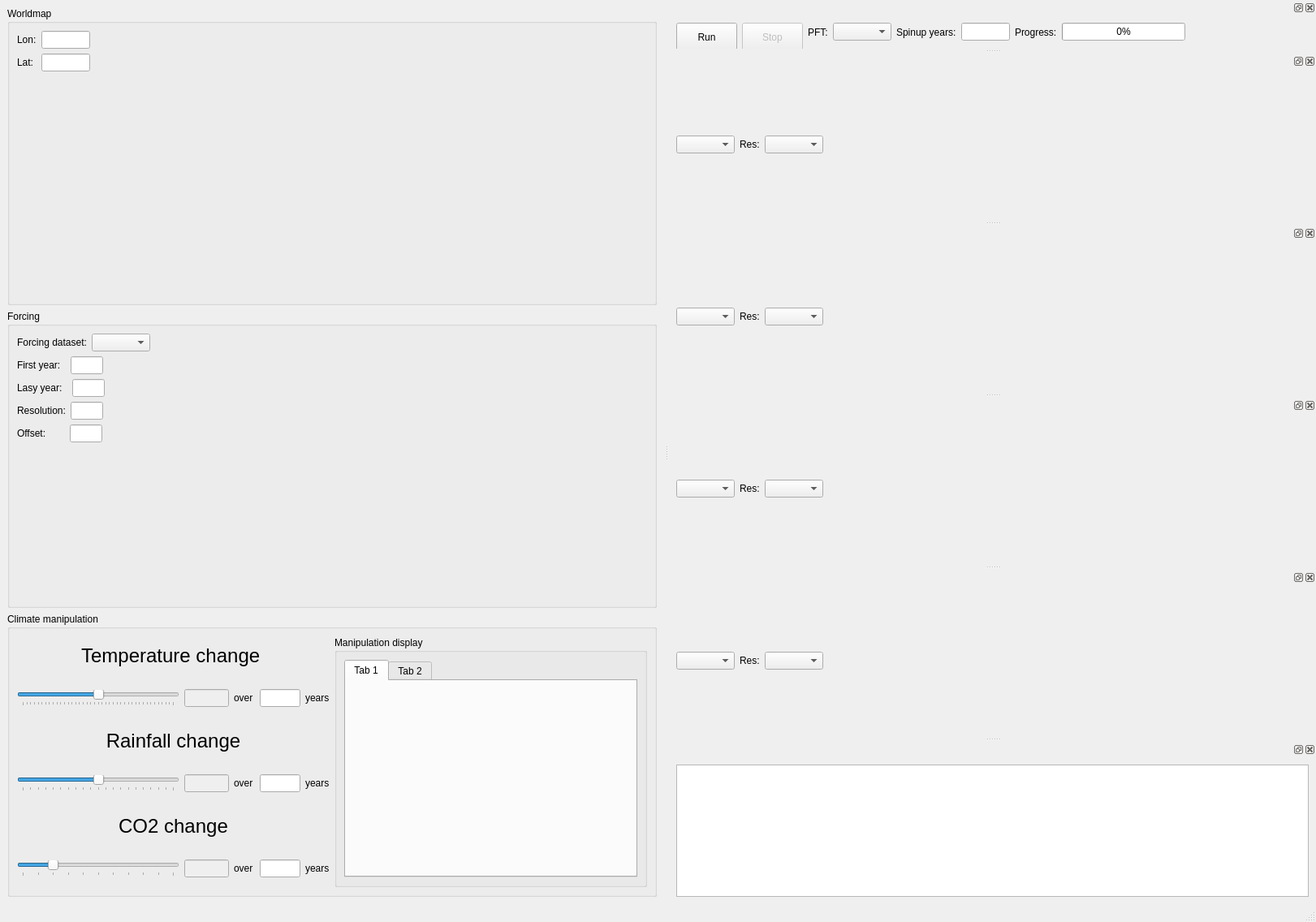
<?xml version="1.0" encoding="UTF-8"?>
<ui version="4.0">
 <class>MainWindow</class>
 <widget class="QMainWindow" name="MainWindow">
  <property name="geometry">
   <rect>
    <x>0</x>
    <y>0</y>
    <width>1621</width>
    <height>1136</height>
   </rect>
  </property>
  <property name="windowTitle">
   <string>MainWindow</string>
  </property>
  <property name="dockOptions">
   <set>QMainWindow::AnimatedDocks</set>
  </property>
  <widget class="QWidget" name="centralwidget">
   <property name="enabled">
    <bool>true</bool>
   </property>
   <property name="sizePolicy">
    <sizepolicy hsizetype="Maximum" vsizetype="Maximum">
     <horstretch>0</horstretch>
     <verstretch>0</verstretch>
    </sizepolicy>
   </property>
   <property name="minimumSize">
    <size>
     <width>0</width>
     <height>750</height>
    </size>
   </property>
   <layout class="QVBoxLayout" name="verticalLayout_4">
    <item>
     <layout class="QHBoxLayout" name="horizontalLayout_main_separation">
      <item>
       <layout class="QVBoxLayout" name="verticalLayout_climate_manip" stretch="0,0,0">
        <property name="sizeConstraint">
         <enum>QLayout::SetDefaultConstraint</enum>
        </property>
        <item>
         <widget class="QGroupBox" name="groupBoxWorldmap">
          <property name="enabled">
           <bool>true</bool>
          </property>
          <property name="minimumSize">
           <size>
            <width>570</width>
            <height>270</height>
           </size>
          </property>
          <property name="maximumSize">
           <size>
            <width>800</width>
            <height>16777215</height>
           </size>
          </property>
          <property name="title">
           <string>Worldmap</string>
          </property>
          <property name="flat">
           <bool>false</bool>
          </property>
          <property name="checkable">
           <bool>false</bool>
          </property>
          <layout class="QHBoxLayout" name="horizontalLayout">
           <item>
            <layout class="QVBoxLayout" name="verticalLayout_worldmap_container">
             <item>
              <layout class="QHBoxLayout" name="horizontalLayout_lon">
               <item>
                <widget class="QLabel" name="label_lon">
                 <property name="text">
                  <string>Lon:</string>
                 </property>
                </widget>
               </item>
               <item>
                <widget class="QLineEdit" name="lineEdit_lon">
                 <property name="minimumSize">
                  <size>
                   <width>60</width>
                   <height>0</height>
                  </size>
                 </property>
                 <property name="maximumSize">
                  <size>
                   <width>60</width>
                   <height>16777215</height>
                  </size>
                 </property>
                </widget>
               </item>
               <item>
                <spacer name="horizontalSpacer_2">
                 <property name="orientation">
                  <enum>Qt::Horizontal</enum>
                 </property>
                 <property name="sizeHint" stdset="0">
                  <size>
                   <width>40</width>
                   <height>20</height>
                  </size>
                 </property>
                </spacer>
               </item>
              </layout>
             </item>
             <item>
              <layout class="QHBoxLayout" name="horizontalLayout_lat">
               <item>
                <widget class="QLabel" name="label_lat">
                 <property name="text">
                  <string>Lat: </string>
                 </property>
                </widget>
               </item>
               <item>
                <widget class="QLineEdit" name="lineEdit_lat">
                 <property name="minimumSize">
                  <size>
                   <width>60</width>
                   <height>0</height>
                  </size>
                 </property>
                 <property name="maximumSize">
                  <size>
                   <width>60</width>
                   <height>16777215</height>
                  </size>
                 </property>
                </widget>
               </item>
               <item>
                <spacer name="horizontalSpacer">
                 <property name="orientation">
                  <enum>Qt::Horizontal</enum>
                 </property>
                 <property name="sizeHint" stdset="0">
                  <size>
                   <width>40</width>
                   <height>20</height>
                  </size>
                 </property>
                </spacer>
               </item>
              </layout>
             </item>
             <item>
              <spacer name="verticalSpacer_2">
               <property name="orientation">
                <enum>Qt::Vertical</enum>
               </property>
               <property name="sizeHint" stdset="0">
                <size>
                 <width>20</width>
                 <height>40</height>
                </size>
               </property>
              </spacer>
             </item>
            </layout>
           </item>
           <item>
            <layout class="QVBoxLayout" name="verticalLayout_worldmap_mpl">
             <property name="sizeConstraint">
              <enum>QLayout::SetDefaultConstraint</enum>
             </property>
            </layout>
           </item>
          </layout>
         </widget>
        </item>
        <item>
         <widget class="QGroupBox" name="groupBox_forcing_display">
          <property name="minimumSize">
           <size>
            <width>570</width>
            <height>300</height>
           </size>
          </property>
          <property name="maximumSize">
           <size>
            <width>800</width>
            <height>16777215</height>
           </size>
          </property>
          <property name="title">
           <string>Forcing</string>
          </property>
          <layout class="QHBoxLayout" name="horizontalLayout_5">
           <item>
            <layout class="QVBoxLayout" name="verticalLayout">
             <item>
              <layout class="QHBoxLayout" name="horizontalLayout_9">
               <item>
                <widget class="QLabel" name="label_4">
                 <property name="text">
                  <string>Forcing dataset:</string>
                 </property>
                </widget>
               </item>
               <item>
                <widget class="QComboBox" name="comboBox_forcing_dataset"/>
               </item>
               <item>
                <spacer name="horizontalSpacer_4">
                 <property name="orientation">
                  <enum>Qt::Horizontal</enum>
                 </property>
                 <property name="sizeHint" stdset="0">
                  <size>
                   <width>40</width>
                   <height>20</height>
                  </size>
                 </property>
                </spacer>
               </item>
              </layout>
             </item>
             <item>
              <layout class="QHBoxLayout" name="horizontalLayout_10">
               <item>
                <widget class="QLabel" name="label_11">
                 <property name="text">
                  <string>First year:  </string>
                 </property>
                </widget>
               </item>
               <item>
                <widget class="QLineEdit" name="lineEdit_first_year">
                 <property name="enabled">
                  <bool>true</bool>
                 </property>
                 <property name="maximumSize">
                  <size>
                   <width>40</width>
                   <height>16777215</height>
                  </size>
                 </property>
                 <property name="readOnly">
                  <bool>true</bool>
                 </property>
                </widget>
               </item>
               <item>
                <spacer name="horizontalSpacer_8">
                 <property name="orientation">
                  <enum>Qt::Horizontal</enum>
                 </property>
                 <property name="sizeHint" stdset="0">
                  <size>
                   <width>40</width>
                   <height>20</height>
                  </size>
                 </property>
                </spacer>
               </item>
              </layout>
             </item>
             <item>
              <layout class="QHBoxLayout" name="horizontalLayout_7">
               <item>
                <widget class="QLabel" name="label_12">
                 <property name="text">
                  <string>Lasy year:  </string>
                 </property>
                </widget>
               </item>
               <item>
                <widget class="QLineEdit" name="lineEdit_last_year">
                 <property name="enabled">
                  <bool>true</bool>
                 </property>
                 <property name="maximumSize">
                  <size>
                   <width>40</width>
                   <height>16777215</height>
                  </size>
                 </property>
                 <property name="readOnly">
                  <bool>true</bool>
                 </property>
                </widget>
               </item>
               <item>
                <spacer name="horizontalSpacer_7">
                 <property name="orientation">
                  <enum>Qt::Horizontal</enum>
                 </property>
                 <property name="sizeHint" stdset="0">
                  <size>
                   <width>40</width>
                   <height>20</height>
                  </size>
                 </property>
                </spacer>
               </item>
              </layout>
             </item>
             <item>
              <layout class="QHBoxLayout" name="horizontalLayout_8">
               <item>
                <widget class="QLabel" name="label_5">
                 <property name="text">
                  <string>Resolution:</string>
                 </property>
                </widget>
               </item>
               <item>
                <widget class="QLineEdit" name="lineEdit_resolution">
                 <property name="enabled">
                  <bool>true</bool>
                 </property>
                 <property name="maximumSize">
                  <size>
                   <width>40</width>
                   <height>16777215</height>
                  </size>
                 </property>
                 <property name="readOnly">
                  <bool>true</bool>
                 </property>
                </widget>
               </item>
               <item>
                <spacer name="horizontalSpacer_5">
                 <property name="orientation">
                  <enum>Qt::Horizontal</enum>
                 </property>
                 <property name="sizeHint" stdset="0">
                  <size>
                   <width>40</width>
                   <height>20</height>
                  </size>
                 </property>
                </spacer>
               </item>
              </layout>
             </item>
             <item>
              <layout class="QHBoxLayout" name="horizontalLayout_6">
               <item>
                <widget class="QLabel" name="label_10">
                 <property name="text">
                  <string>Offset:       </string>
                 </property>
                </widget>
               </item>
               <item>
                <widget class="QLineEdit" name="lineEdit_offset">
                 <property name="maximumSize">
                  <size>
                   <width>40</width>
                   <height>16777215</height>
                  </size>
                 </property>
                 <property name="readOnly">
                  <bool>true</bool>
                 </property>
                </widget>
               </item>
               <item>
                <spacer name="horizontalSpacer_6">
                 <property name="orientation">
                  <enum>Qt::Horizontal</enum>
                 </property>
                 <property name="sizeHint" stdset="0">
                  <size>
                   <width>40</width>
                   <height>20</height>
                  </size>
                 </property>
                </spacer>
               </item>
              </layout>
             </item>
             <item>
              <spacer name="verticalSpacer">
               <property name="orientation">
                <enum>Qt::Vertical</enum>
               </property>
               <property name="sizeHint" stdset="0">
                <size>
                 <width>20</width>
                 <height>40</height>
                </size>
               </property>
              </spacer>
             </item>
            </layout>
           </item>
           <item>
            <layout class="QVBoxLayout" name="verticalLayout_forcing_display"/>
           </item>
          </layout>
         </widget>
        </item>
        <item>
         <widget class="QGroupBox" name="groupBox_manipulation_settings">
          <property name="minimumSize">
           <size>
            <width>800</width>
            <height>320</height>
           </size>
          </property>
          <property name="maximumSize">
           <size>
            <width>850</width>
            <height>350</height>
           </size>
          </property>
          <property name="title">
           <string>Climate manipulation</string>
          </property>
          <layout class="QHBoxLayout" name="horizontalLayout_3">
           <item>
            <layout class="QHBoxLayout" name="horizontalLayout_manip">
             <item>
              <layout class="QVBoxLayout" name="verticalLayout_manip_slider">
               <item>
                <layout class="QVBoxLayout" name="verticalLayout_temp_change">
                 <item>
                  <widget class="QLabel" name="label_temp_change">
                   <property name="font">
                    <font>
                     <pointsize>18</pointsize>
                    </font>
                   </property>
                   <property name="text">
                    <string>Temperature change </string>
                   </property>
                   <property name="alignment">
                    <set>Qt::AlignCenter</set>
                   </property>
                  </widget>
                 </item>
                 <item>
                  <layout class="QHBoxLayout" name="horizontalLayout_temp_change">
                   <item>
                    <widget class="QSlider" name="horizontalSlider_temp_change">
                     <property name="minimumSize">
                      <size>
                       <width>150</width>
                       <height>0</height>
                      </size>
                     </property>
                     <property name="maximumSize">
                      <size>
                       <width>200</width>
                       <height>16777215</height>
                      </size>
                     </property>
                     <property name="minimum">
                      <number>-20</number>
                     </property>
                     <property name="maximum">
                      <number>20</number>
                     </property>
                     <property name="singleStep">
                      <number>1</number>
                     </property>
                     <property name="pageStep">
                      <number>4</number>
                     </property>
                     <property name="orientation">
                      <enum>Qt::Horizontal</enum>
                     </property>
                     <property name="tickPosition">
                      <enum>QSlider::TicksBelow</enum>
                     </property>
                     <property name="tickInterval">
                      <number>0</number>
                     </property>
                    </widget>
                   </item>
                   <item>
                    <widget class="QLineEdit" name="lineEdit_temp_change">
                     <property name="enabled">
                      <bool>false</bool>
                     </property>
                     <property name="minimumSize">
                      <size>
                       <width>55</width>
                       <height>0</height>
                      </size>
                     </property>
                     <property name="maximumSize">
                      <size>
                       <width>55</width>
                       <height>16777215</height>
                      </size>
                     </property>
                    </widget>
                   </item>
                   <item>
                    <widget class="QLabel" name="label_2">
                     <property name="text">
                      <string>over</string>
                     </property>
                    </widget>
                   </item>
                   <item>
                    <widget class="QLineEdit" name="lineEdit_temp_years">
                     <property name="maximumSize">
                      <size>
                       <width>50</width>
                       <height>16777215</height>
                      </size>
                     </property>
                    </widget>
                   </item>
                   <item>
                    <widget class="QLabel" name="label_3">
                     <property name="text">
                      <string>years</string>
                     </property>
                    </widget>
                   </item>
                  </layout>
                 </item>
                </layout>
               </item>
               <item>
                <layout class="QVBoxLayout" name="verticalLayout_rain_change">
                 <item>
                  <widget class="QLabel" name="label_rain_change">
                   <property name="font">
                    <font>
                     <pointsize>18</pointsize>
                    </font>
                   </property>
                   <property name="text">
                    <string>Rainfall change</string>
                   </property>
                   <property name="alignment">
                    <set>Qt::AlignCenter</set>
                   </property>
                  </widget>
                 </item>
                 <item>
                  <layout class="QHBoxLayout" name="horizontalLayout_rain_change">
                   <item>
                    <widget class="QSlider" name="horizontalSlider_rain_change">
                     <property name="minimumSize">
                      <size>
                       <width>150</width>
                       <height>0</height>
                      </size>
                     </property>
                     <property name="maximumSize">
                      <size>
                       <width>200</width>
                       <height>16777215</height>
                      </size>
                     </property>
                     <property name="minimum">
                      <number>-100</number>
                     </property>
                     <property name="maximum">
                      <number>100</number>
                     </property>
                     <property name="singleStep">
                      <number>10</number>
                     </property>
                     <property name="pageStep">
                      <number>25</number>
                     </property>
                     <property name="orientation">
                      <enum>Qt::Horizontal</enum>
                     </property>
                     <property name="tickPosition">
                      <enum>QSlider::TicksBelow</enum>
                     </property>
                    </widget>
                   </item>
                   <item>
                    <widget class="QLineEdit" name="lineEdit_rain_change">
                     <property name="enabled">
                      <bool>false</bool>
                     </property>
                     <property name="minimumSize">
                      <size>
                       <width>55</width>
                       <height>0</height>
                      </size>
                     </property>
                     <property name="maximumSize">
                      <size>
                       <width>55</width>
                       <height>16777215</height>
                      </size>
                     </property>
                    </widget>
                   </item>
                   <item>
                    <widget class="QLabel" name="label_6">
                     <property name="text">
                      <string>over</string>
                     </property>
                    </widget>
                   </item>
                   <item>
                    <widget class="QLineEdit" name="lineEdit_rain_years">
                     <property name="maximumSize">
                      <size>
                       <width>50</width>
                       <height>16777215</height>
                      </size>
                     </property>
                    </widget>
                   </item>
                   <item>
                    <widget class="QLabel" name="label_8">
                     <property name="text">
                      <string>years</string>
                     </property>
                    </widget>
                   </item>
                  </layout>
                 </item>
                </layout>
               </item>
               <item>
                <layout class="QVBoxLayout" name="verticalLayout_co2_change">
                 <item>
                  <widget class="QLabel" name="label_co2_change">
                   <property name="font">
                    <font>
                     <pointsize>18</pointsize>
                    </font>
                   </property>
                   <property name="text">
                    <string>CO2 change</string>
                   </property>
                   <property name="alignment">
                    <set>Qt::AlignCenter</set>
                   </property>
                  </widget>
                 </item>
                 <item>
                  <layout class="QHBoxLayout" name="horizontalLayout_co2_change">
                   <item>
                    <widget class="QSlider" name="horizontalSlider_co2_change">
                     <property name="minimumSize">
                      <size>
                       <width>150</width>
                       <height>0</height>
                      </size>
                     </property>
                     <property name="maximumSize">
                      <size>
                       <width>200</width>
                       <height>16777215</height>
                      </size>
                     </property>
                     <property name="minimum">
                      <number>-100</number>
                     </property>
                     <property name="maximum">
                      <number>400</number>
                     </property>
                     <property name="singleStep">
                      <number>50</number>
                     </property>
                     <property name="pageStep">
                      <number>50</number>
                     </property>
                     <property name="value">
                      <number>0</number>
                     </property>
                     <property name="sliderPosition">
                      <number>0</number>
                     </property>
                     <property name="orientation">
                      <enum>Qt::Horizontal</enum>
                     </property>
                     <property name="tickPosition">
                      <enum>QSlider::TicksBelow</enum>
                     </property>
                    </widget>
                   </item>
                   <item>
                    <widget class="QLineEdit" name="lineEdit_co2_change">
                     <property name="enabled">
                      <bool>false</bool>
                     </property>
                     <property name="minimumSize">
                      <size>
                       <width>55</width>
                       <height>0</height>
                      </size>
                     </property>
                     <property name="maximumSize">
                      <size>
                       <width>55</width>
                       <height>16777215</height>
                      </size>
                     </property>
                    </widget>
                   </item>
                   <item>
                    <widget class="QLabel" name="label_9">
                     <property name="text">
                      <string>over</string>
                     </property>
                    </widget>
                   </item>
                   <item>
                    <widget class="QLineEdit" name="lineEdit_co2_years">
                     <property name="maximumSize">
                      <size>
                       <width>50</width>
                       <height>16777215</height>
                      </size>
                     </property>
                    </widget>
                   </item>
                   <item>
                    <widget class="QLabel" name="label_7">
                     <property name="text">
                      <string>years</string>
                     </property>
                    </widget>
                   </item>
                  </layout>
                 </item>
                </layout>
               </item>
              </layout>
             </item>
             <item>
              <widget class="QGroupBox" name="verticalGroupBox_manip_display">
               <property name="minimumSize">
                <size>
                 <width>250</width>
                 <height>0</height>
                </size>
               </property>
               <property name="maximumSize">
                <size>
                 <width>16777215</width>
                 <height>16777215</height>
                </size>
               </property>
               <property name="title">
                <string>Manipulation display</string>
               </property>
               <layout class="QVBoxLayout" name="verticalLayout_3">
                <item>
                 <widget class="QTabWidget" name="tabWidget_manip_display">
                  <property name="currentIndex">
                   <number>0</number>
                  </property>
                  <widget class="QWidget" name="tab_temp">
                   <attribute name="title">
                    <string>Tab 1</string>
                   </attribute>
                  </widget>
                  <widget class="QWidget" name="tab_rain">
                   <attribute name="title">
                    <string>Tab 2</string>
                   </attribute>
                  </widget>
                 </widget>
                </item>
               </layout>
              </widget>
             </item>
            </layout>
           </item>
          </layout>
         </widget>
        </item>
       </layout>
      </item>
     </layout>
    </item>
   </layout>
  </widget>
  <widget class="QMenuBar" name="menubar">
   <property name="geometry">
    <rect>
     <x>0</x>
     <y>0</y>
     <width>1621</width>
     <height>22</height>
    </rect>
   </property>
  </widget>
  <widget class="QStatusBar" name="statusbar"/>
  <widget class="QDockWidget" name="dockWidget_status_bar">
   <property name="enabled">
    <bool>true</bool>
   </property>
   <property name="minimumSize">
    <size>
     <width>613</width>
     <height>60</height>
    </size>
   </property>
   <property name="maximumSize">
    <size>
     <width>524287</width>
     <height>60</height>
    </size>
   </property>
   <property name="floating">
    <bool>false</bool>
   </property>
   <property name="allowedAreas">
    <set>Qt::NoDockWidgetArea</set>
   </property>
   <attribute name="dockWidgetArea">
    <number>2</number>
   </attribute>
   <widget class="QWidget" name="dockWidgetContents_1">
    <layout class="QHBoxLayout" name="horizontalLayout_4">
     <item>
      <widget class="QPushButton" name="pushButton_run_model">
       <property name="minimumSize">
        <size>
         <width>75</width>
         <height>35</height>
        </size>
       </property>
       <property name="maximumSize">
        <size>
         <width>75</width>
         <height>16777215</height>
        </size>
       </property>
       <property name="text">
        <string>Run</string>
       </property>
      </widget>
     </item>
     <item>
      <widget class="QPushButton" name="pushButton_stop_model">
       <property name="enabled">
        <bool>false</bool>
       </property>
       <property name="sizePolicy">
        <sizepolicy hsizetype="Minimum" vsizetype="Fixed">
         <horstretch>0</horstretch>
         <verstretch>0</verstretch>
        </sizepolicy>
       </property>
       <property name="minimumSize">
        <size>
         <width>75</width>
         <height>35</height>
        </size>
       </property>
       <property name="maximumSize">
        <size>
         <width>75</width>
         <height>16777215</height>
        </size>
       </property>
       <property name="text">
        <string>Stop</string>
       </property>
      </widget>
     </item>
     <item>
      <widget class="QLabel" name="label_14">
       <property name="text">
        <string>PFT:</string>
       </property>
      </widget>
     </item>
     <item>
      <widget class="QComboBox" name="comboBox_PFT"/>
     </item>
     <item>
      <widget class="QLabel" name="label_13">
       <property name="text">
        <string>Spinup years:</string>
       </property>
      </widget>
     </item>
     <item>
      <widget class="QLineEdit" name="lineEdit_nyear_spinup">
       <property name="maximumSize">
        <size>
         <width>60</width>
         <height>16777215</height>
        </size>
       </property>
      </widget>
     </item>
     <item>
      <widget class="QLabel" name="label">
       <property name="text">
        <string>Progress:</string>
       </property>
      </widget>
     </item>
     <item>
      <widget class="QProgressBar" name="progressBar_model_progress">
       <property name="minimumSize">
        <size>
         <width>100</width>
         <height>0</height>
        </size>
       </property>
       <property name="value">
        <number>0</number>
       </property>
      </widget>
     </item>
     <item>
      <spacer name="horizontalSpacer_3">
       <property name="orientation">
        <enum>Qt::Horizontal</enum>
       </property>
       <property name="sizeHint" stdset="0">
        <size>
         <width>40</width>
         <height>20</height>
        </size>
       </property>
      </spacer>
     </item>
    </layout>
   </widget>
  </widget>
  <widget class="QDockWidget" name="dockWidget_output_1">
   <property name="enabled">
    <bool>true</bool>
   </property>
   <property name="autoFillBackground">
    <bool>false</bool>
   </property>
   <attribute name="dockWidgetArea">
    <number>2</number>
   </attribute>
   <widget class="QWidget" name="dockWidgetContents_output_mpl_1">
    <layout class="QVBoxLayout" name="verticalLayout_2">
     <item>
      <layout class="QHBoxLayout" name="horizontalLayout_11">
       <item>
        <widget class="QComboBox" name="cB_output_1"/>
       </item>
       <item>
        <widget class="QLabel" name="label_15">
         <property name="text">
          <string>Res:</string>
         </property>
        </widget>
       </item>
       <item>
        <widget class="QComboBox" name="cB_res_1"/>
       </item>
       <item>
        <spacer name="horizontalSpacer_9">
         <property name="orientation">
          <enum>Qt::Horizontal</enum>
         </property>
         <property name="sizeHint" stdset="0">
          <size>
           <width>40</width>
           <height>20</height>
          </size>
         </property>
        </spacer>
       </item>
      </layout>
     </item>
     <item>
      <layout class="QVBoxLayout" name="mpl_container_1"/>
     </item>
    </layout>
   </widget>
  </widget>
  <widget class="QDockWidget" name="dockWidget_output_2">
   <attribute name="dockWidgetArea">
    <number>2</number>
   </attribute>
   <widget class="QWidget" name="dockWidgetContents_output_mpl_2">
    <layout class="QVBoxLayout" name="verticalLayout_5">
     <item>
      <layout class="QHBoxLayout" name="horizontalLayout_12">
       <item>
        <widget class="QComboBox" name="cB_output_2"/>
       </item>
       <item>
        <widget class="QLabel" name="label_16">
         <property name="text">
          <string>Res:</string>
         </property>
        </widget>
       </item>
       <item>
        <widget class="QComboBox" name="cB_res_2"/>
       </item>
       <item>
        <spacer name="horizontalSpacer_10">
         <property name="orientation">
          <enum>Qt::Horizontal</enum>
         </property>
         <property name="sizeHint" stdset="0">
          <size>
           <width>40</width>
           <height>20</height>
          </size>
         </property>
        </spacer>
       </item>
      </layout>
     </item>
     <item>
      <layout class="QVBoxLayout" name="mpl_container_2"/>
     </item>
    </layout>
   </widget>
  </widget>
  <widget class="QDockWidget" name="dockWidget_output_3">
   <attribute name="dockWidgetArea">
    <number>2</number>
   </attribute>
   <widget class="QWidget" name="dockWidgetContents_output_mpl_3">
    <layout class="QVBoxLayout" name="verticalLayout_7">
     <item>
      <layout class="QHBoxLayout" name="horizontalLayout_13">
       <item>
        <widget class="QComboBox" name="cB_output_3"/>
       </item>
       <item>
        <widget class="QLabel" name="label_17">
         <property name="text">
          <string>Res:</string>
         </property>
        </widget>
       </item>
       <item>
        <widget class="QComboBox" name="cB_res_3"/>
       </item>
       <item>
        <spacer name="horizontalSpacer_11">
         <property name="orientation">
          <enum>Qt::Horizontal</enum>
         </property>
         <property name="sizeHint" stdset="0">
          <size>
           <width>40</width>
           <height>20</height>
          </size>
         </property>
        </spacer>
       </item>
      </layout>
     </item>
     <item>
      <layout class="QVBoxLayout" name="mpl_container_3"/>
     </item>
    </layout>
   </widget>
  </widget>
  <widget class="QDockWidget" name="dockWidget_output_4">
   <attribute name="dockWidgetArea">
    <number>2</number>
   </attribute>
   <widget class="QWidget" name="dockWidgetContents_4">
    <layout class="QVBoxLayout" name="verticalLayout_9">
     <item>
      <layout class="QHBoxLayout" name="horizontalLayout_14">
       <item>
        <widget class="QComboBox" name="cB_output_4"/>
       </item>
       <item>
        <widget class="QLabel" name="label_18">
         <property name="text">
          <string>Res:</string>
         </property>
        </widget>
       </item>
       <item>
        <widget class="QComboBox" name="cB_res_4"/>
       </item>
       <item>
        <spacer name="horizontalSpacer_12">
         <property name="orientation">
          <enum>Qt::Horizontal</enum>
         </property>
         <property name="sizeHint" stdset="0">
          <size>
           <width>40</width>
           <height>20</height>
          </size>
         </property>
        </spacer>
       </item>
      </layout>
     </item>
     <item>
      <layout class="QVBoxLayout" name="mpl_container_4"/>
     </item>
    </layout>
   </widget>
  </widget>
  <widget class="QDockWidget" name="dockWidget_logger">
   <property name="minimumSize">
    <size>
     <width>98</width>
     <height>200</height>
    </size>
   </property>
   <property name="maximumSize">
    <size>
     <width>524287</width>
     <height>200</height>
    </size>
   </property>
   <property name="floating">
    <bool>false</bool>
   </property>
   <property name="allowedAreas">
    <set>Qt::NoDockWidgetArea</set>
   </property>
   <attribute name="dockWidgetArea">
    <number>2</number>
   </attribute>
   <widget class="QWidget" name="dockWidgetContents_logger">
    <layout class="QHBoxLayout" name="horizontalLayout_2">
     <item>
      <widget class="QTextBrowser" name="textBrowser_logger">
       <property name="maximumSize">
        <size>
         <width>16777215</width>
         <height>200</height>
        </size>
       </property>
      </widget>
     </item>
    </layout>
   </widget>
  </widget>
 </widget>
 <resources/>
 <connections/>
</ui>
